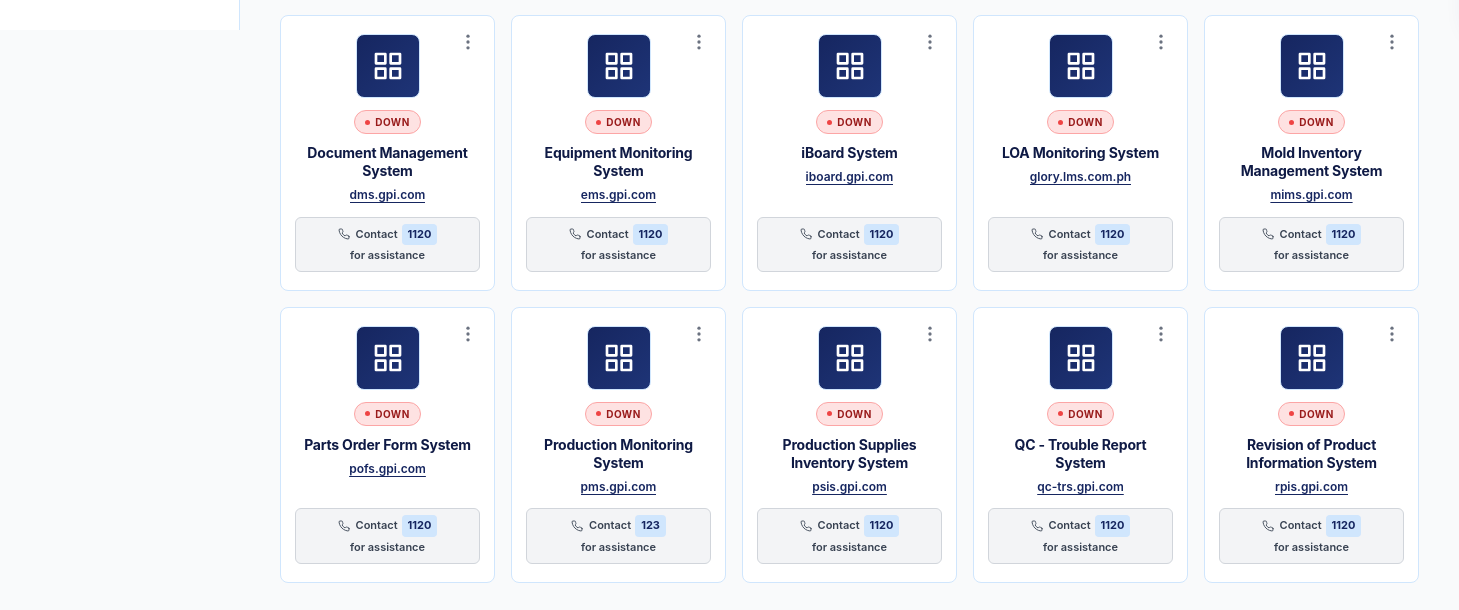
Before: /pages/dashboard.php (signed in, lower part) with the older database file.
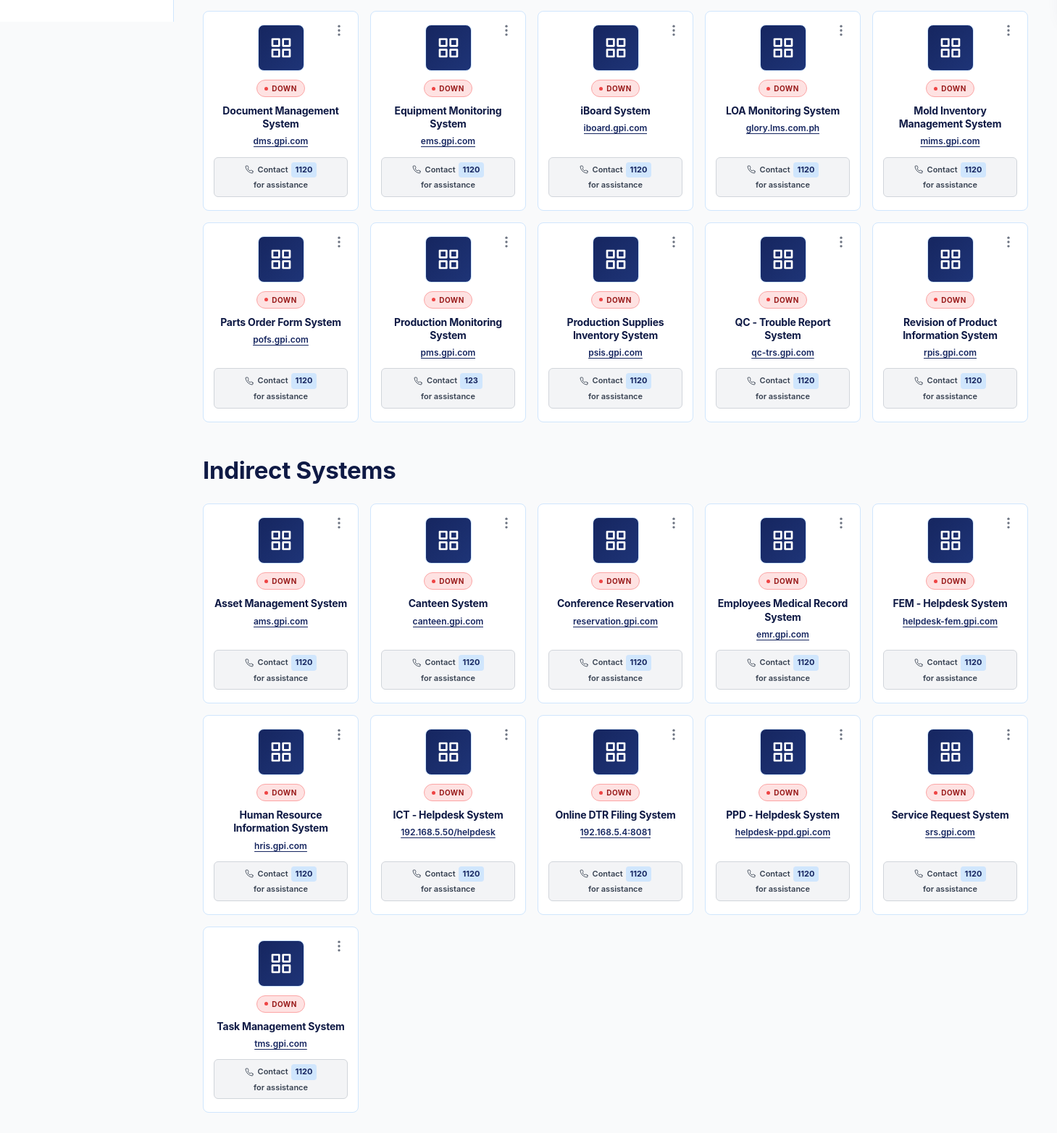
After: the same page with the newer database file.
### tables this page shows
CREATE TABLE `systems` (
  `id` int(10) UNSIGNED NOT NULL,
  `name` varchar(255) NOT NULL,
  `category` varchar(100) NOT NULL DEFAULT 'Direct',
  `domain` varchar(255) NOT NULL,
  `japanese_domain` varchar(255) DEFAULT NULL,
  `badge_url` varchar(500) DEFAULT NULL,
  `logo` varchar(255) DEFAULT NULL,
  `description` varchar(1000) DEFAULT NULL COMMENT 'System description (max 1000 chars)',
  `japanese_description` text DEFAULT NULL,
  `contact_number` varchar(50) DEFAULT '123',
  `status` enum('online','offline','maintenance','down','archived') DEFAULT 'online',
  `created_at` timestamp NOT NULL DEFAULT current_timestamp(),
  `updated_at` timestamp NOT NULL DEFAULT current_timestamp() ON UPDATE current_timestamp(),
  `exclude_health_check` tinyint(1) NOT NULL DEFAULT 0 COMMENT '1 = skip this system during automated health checks'
);

CREATE TABLE `categories` (
  `id` int(11) NOT NULL,
  `name` varchar(100) NOT NULL,
  `sort_order` int(11) NOT NULL DEFAULT 0,
  `created_at` timestamp NOT NULL DEFAULT current_timestamp(),
  `updated_at` timestamp NOT NULL DEFAULT current_timestamp() ON UPDATE current_timestamp()
);

### pages/dashboard.php (the view, shortened to what the changed rows need)
<?php
$conn = getDBConnection();
$catResult = $conn->query("SELECT id, name, sort_order FROM categories ORDER BY sort_order ASC, name ASC");
$dbCategories = [];
while ($catRow = $catResult->fetch_assoc()) {
    $dbCategories[] = $catRow;
}
$categoryOrder = [];
foreach ($dbCategories as $i => $cat) {
    $categoryOrder[$cat['name']] = $i + 1;
}
$result = $conn->query("SELECT * FROM systems ORDER BY created_at DESC");
$systems = [];
while ($row = $result->fetch_assoc()) { $systems[] = $row; }
$statusPriority = ['online'=>1,'maintenance'=>2,'down'=>3,'offline'=>4,'archived'=>5];
usort($systems, function($a, $b) use ($categoryOrder, $statusPriority) {
    $catA = $categoryOrder[$a['category'] ?? ''] ?? 99;
    $catB = $categoryOrder[$b['category'] ?? ''] ?? 99;
    if ($catA !== $catB) return $catA - $catB;
    $pA = $statusPriority[$a['status'] ?? 'online'] ?? 999;
    $pB = $statusPriority[$b['status'] ?? 'online'] ?? 999;
    if ($pA !== $pB) return $pA - $pB;
    return strcasecmp($a['name'] ?? '', $b['name'] ?? '');
});
$groupedSystems = [];
foreach ($systems as $system) {
    $cat = $system['category'] ?? ($dbCategories[0]['name'] ?? 'Direct');
    $groupedSystems[$cat][] = $system;
}
?>
<!DOCTYPE html>
<html lang="en">
<head>
    <link rel="stylesheet" href="../assets/css/style.css">
    <link rel="stylesheet" href="../assets/css/maintenance.css">
</head>
<body>
<div class="container">
    <main class="main-content">
        <div id="cardsGrid">
            <?php if (empty($systems)): ?>
                <div class="cards-grid">
                    <div class="empty-state" style="grid-column:1/-1;">
                        <svg width="80" height="80" viewBox="0 0 24 24" fill="none" stroke="currentColor" stroke-width="1.5"><rect x="3" y="3" width="18" height="18" rx="2" ry="2"></rect><line x1="9" y1="9" x2="15" y2="15"></line><line x1="15" y1="9" x2="9" y2="15"></line></svg>
                        <h3>No Systems Found</h3>
                        <p>Start by adding your first system</p>
                    </div>
                </div>
            <?php else: ?>
                <?php foreach ($dbCategories as $dbCat): ?>
                <?php $categoryName = $dbCat['name']; ?>
                <?php if (empty($groupedSystems[$categoryName])): continue; endif; ?>
                <div class="category-group" data-category="<?php echo htmlspecialchars($categoryName); ?>">
                    <div class="category-header">
                        <h3 class="category-title"><?php echo htmlspecialchars($categoryName); ?> Systems</h3>
                    </div>
                    <div class="cards-grid">
                <?php foreach ($groupedSystems[$categoryName] as $system): ?>
                    <?php
                    $status = $system['status'] ?? 'online';
                    $isArchived = $status === 'archived';
                    $statusLabels = ['online'=>'Online','offline'=>'Offline','maintenance'=>'Maintenance','down'=>'Down','archived'=>'Archived'];
                    $statusLabel = $statusLabels[$status] ?? 'Online';
                    $contactNumber = $system['contact_number'] ?? '8119';
                    $networkType = $system['network_type'] ?? 'https';
                    ?>
                    <div class="system-card <?php echo $isArchived ? 'bulk-excluded' : ''; ?>"
                        data-status="<?php echo htmlspecialchars($status); ?>"
                        data-system-id="<?php echo $system['id']; ?>"
                        data-system-name="<?php echo htmlspecialchars(addslashes($system['name'])); ?>"
                        data-contact-number="<?php echo htmlspecialchars($contactNumber); ?>"
                        data-japanese-domain="<?php echo htmlspecialchars($system['japanese_domain'] ?? ''); ?>"
                        data-network-type="<?php echo htmlspecialchars($networkType); ?>"
                        <?php if (!$isArchived): ?>
                        onclick="handleCardClick(event, <?php echo $system['id']; ?>)"
                        style="cursor: pointer;"
                        <?php endif; ?>>
                        <div class="card-header">
                            <div style="flex:1;">
                        <?php if (!empty($system['logo']) && file_exists('../'.$system['logo'])): ?>
                            <img src="../<?php echo htmlspecialchars($system['logo']); ?>" alt="<?php echo htmlspecialchars($system['name']); ?>" class="system-logo">
                        <?php else: ?>
                            <div class="system-logo-placeholder">
                            </div>
                        <?php endif; ?>
                                <div class="card-status-badge status-<?php echo htmlspecialchars($status); ?>">
                                    <span class="status-indicator"></span>
                                    <?php echo $statusLabel; ?>
                                </div>
                                <h3 class="card-title"><?php echo htmlspecialchars($system['name']); ?></h3>
                                <a href="#" class="card-domain" onclick="openDomain(<?php echo $system['id']; ?>);return false;"><?php echo htmlspecialchars($system['domain']); ?></a>
                            </div>
                            <div class="card-menu">
                                <button class="menu-toggle" onclick="toggleDropdown(event,<?php echo $system['id']; ?>)">
                                    <svg width="20" height="20" viewBox="0 0 24 24" fill="currentColor"><circle cx="12" cy="5" r="2"></circle><circle cx="12" cy="12" r="2"></circle><circle cx="12" cy="19" r="2"></circle></svg>
                                </button>
                            </div>
                        </div>
                        <?php if (in_array($status, ['maintenance','offline','down'])): ?>
                        <div class="system-contact-message">
                            Contact <span class="contact-number"><?php echo htmlspecialchars($contactNumber); ?></span> for assistance
                        </div>
                        <?php endif; ?>
                    </div>
                <?php endforeach; ?>
                    </div>
                </div>
                <?php endforeach; ?>
            <?php endif; ?>
        </div>
    </main>
</div>
</body>
</html>

Changed rows visible on the page:
now on this page (row unchanged): categories: name "Indirect"
added systems: status "DOWN", name "Asset Management System", domain "ams.gpi.com", contact_number "1120", shown under "Indirect"
added systems: status "DOWN", name "Canteen System", domain "canteen.gpi.com", contact_number "1120", shown under "Indirect"
added systems: status "DOWN", name "Conference Reservation", domain "reservation.gpi.com", contact_number "1120", shown under "Indirect"
added systems: status "DOWN", name "Employees Medical Record System", domain "emr.gpi.com", contact_number "1120", shown under "Indirect"
added systems: status "DOWN", name "FEM - Helpdesk System", domain "helpdesk-fem.gpi.com", contact_number "1120", shown under "Indirect"
added systems: status "DOWN", name "Human Resource Information System", domain "hris.gpi.com", contact_number "1120", shown under "Indirect"
added systems: status "DOWN", name "ICT - Helpdesk System", domain "192.168.5.50/helpdesk", contact_number "1120", shown under "Indirect"
added systems: status "DOWN", name "Online DTR Filing System", domain "192.168.5.4:8081", contact_number "1120", shown under "Indirect"
added systems: status "DOWN", name "PPD - Helpdesk System", domain "helpdesk-ppd.gpi.com", contact_number "1120", shown under "Indirect"
added systems: status "DOWN", name "Service Request System", domain "srs.gpi.com", contact_number "1120", shown under "Indirect"
added systems: status "DOWN", name "Task Management System", domain "tms.gpi.com", contact_number "1120", shown under "Indirect"
